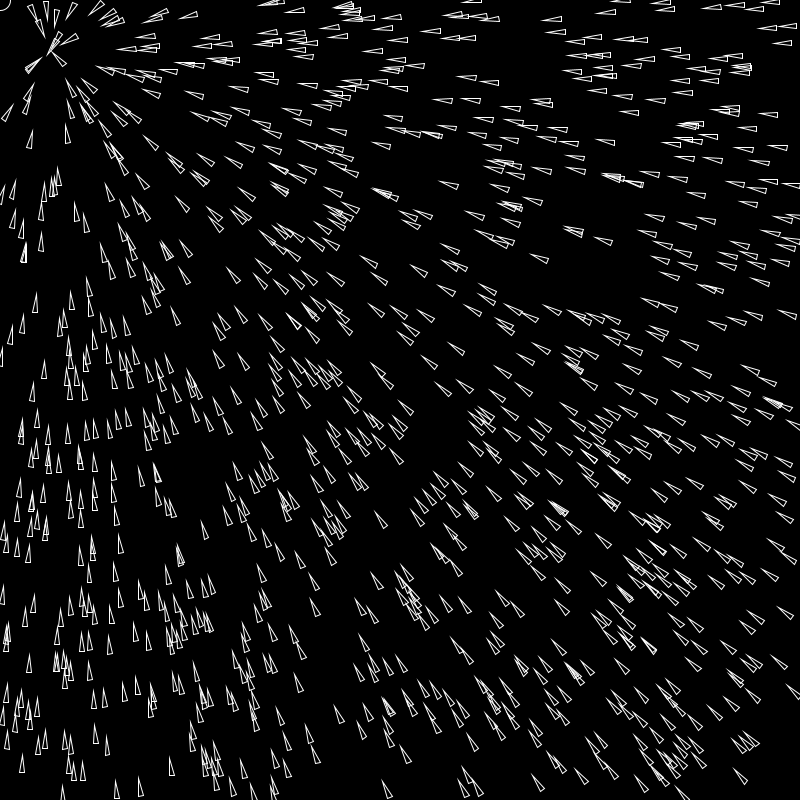
Frame 1 (no input)
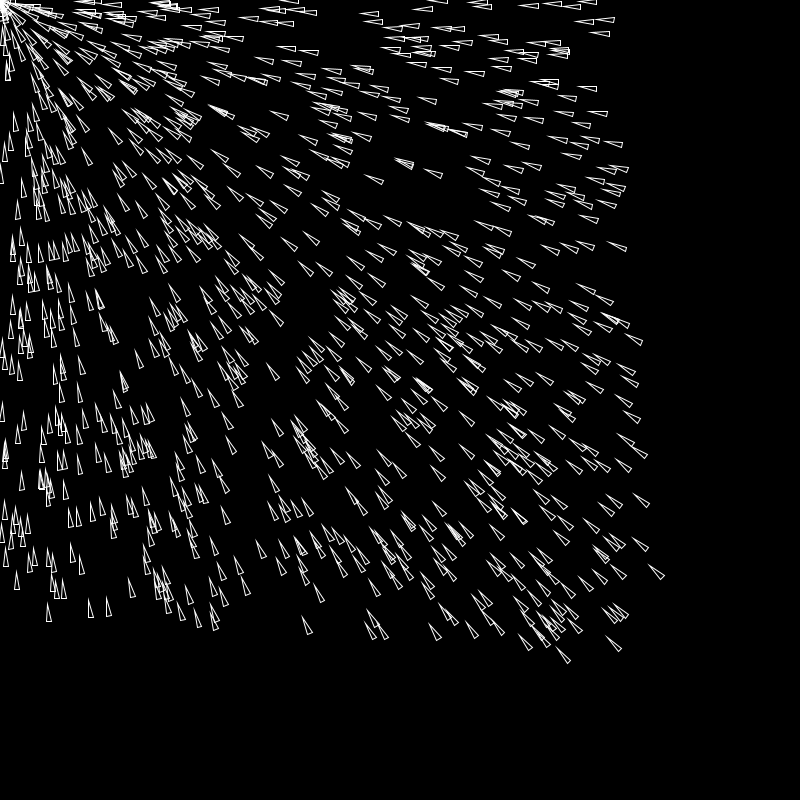
Frame 60 (the mouse pressed at the canvas centre just before this capture)
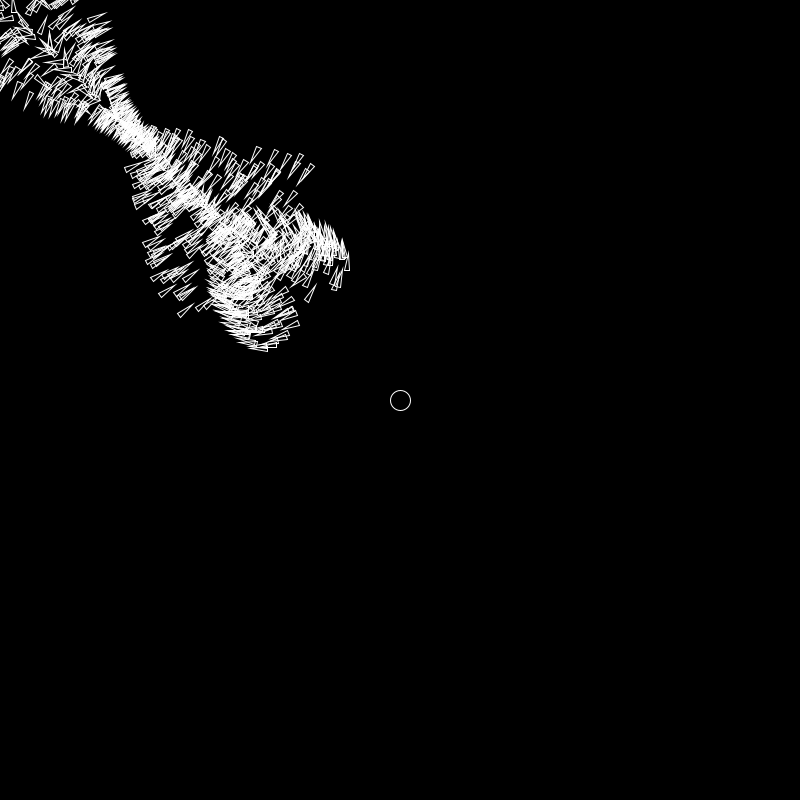
Frame 120 (the mouse held since frame 60 and released just before this capture)

The Processing sketch that drew these frames (run headless with seeded random() and noise(); from frame 60 on, the mouse is pressed at the canvas centre):

// Processing sketch: E6_2Pursuit_
// ── E6_2Pursuit_.pde
//Sam Nosenzo
//7/19/15
//Nature of Code Chapter 6.3
//Exercise 6.2 Pursuit
//Give the vehicle the ability to predict where the target will be based on velocity and travel to its future location rather than its current location

ArrayList<Vehicle> vs;
int numv = 1000;
void setup(){
  size(800, 800);
  background(0);
  vs = new ArrayList<Vehicle>();
  for(int i = 0; i < numv; i++){
    Vehicle v = new Vehicle(random(width), random(height));
    vs.add(v);
  }
}
PVector mloc0 = new PVector(width/2, height/2);
PVector mloc1 = new PVector();
PVector vel = new PVector();
PVector pursloc = new PVector();
void draw(){
  background(0);
  mloc1.x = mouseX;
  mloc1.y = mouseY;
  vel = PVector.sub(mloc0, mloc1);
  pursloc = PVector.add(mloc1, vel);
  for(Vehicle v: vs){
    v.seek(pursloc);
    v.update();
    v.display();
  }
  
  ellipse(mouseX, mouseY, 20, 20);
  mloc0.x = mouseX;
  mloc0.y = mouseY;
}

// ── Vehicle.pde
class Vehicle{
  PVector location, velocity, acceleration;
  float maxspeed, maxforce;
  float r;
  
  Vehicle(float x, float y){
    acceleration = new PVector(0, 0);
    velocity = new PVector(0, 0);
    location = new PVector(x, y);
    r = 2.5;
    
    maxspeed = 10;
    maxforce = .1;
  }
  
  void update(){
    velocity.add(acceleration);
    velocity.limit(maxspeed);
    location.add(velocity);
    acceleration.mult(0);
  }
  
  void display(){
    float theta = velocity.heading() + PI/2;
    noFill();
    stroke(255);
    pushMatrix();
    translate(location.x, location.y);
    rotate(theta);
    beginShape();
    vertex(0, -r*5);
    vertex(-r, r*2);
    vertex(r, r*2);
    endShape(CLOSE);
    popMatrix();
  }
  
  
  void seek(PVector target){
    PVector desired = PVector.sub(target, location);
    desired.normalize();
    desired.mult(maxspeed); //scale vector to maxspeed;
    
    PVector steer = PVector.sub(desired, velocity); //Reynolds formula for steering force
    steer.limit(maxforce);
    
    applyForce(steer); //apply the force asa the object acceleration
    
  }
  
  void applyForce(PVector force){
    acceleration.add(force);
  }
}
  
  
  
    
